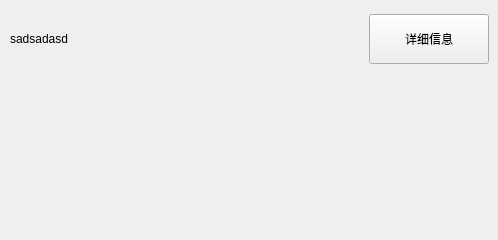
<?xml version="1.0" encoding="UTF-8"?>
<ui version="4.0">
 <class>EpackItem</class>
 <widget class="qMRMLWidget" name="EpackItem">
  <property name="geometry">
   <rect>
    <x>0</x>
    <y>0</y>
    <width>498</width>
    <height>240</height>
   </rect>
  </property>
  <property name="sizePolicy">
   <sizepolicy hsizetype="Preferred" vsizetype="Preferred">
    <horstretch>0</horstretch>
    <verstretch>0</verstretch>
   </sizepolicy>
  </property>
  <property name="maximumSize">
   <size>
    <width>60000</width>
    <height>16777215</height>
   </size>
  </property>
  <property name="styleSheet">
   <string notr="true"/>
  </property>
  <layout class="QVBoxLayout" name="verticalLayout">
   <property name="spacing">
    <number>0</number>
   </property>
   <property name="leftMargin">
    <number>10</number>
   </property>
   <property name="topMargin">
    <number>4</number>
   </property>
   <property name="rightMargin">
    <number>0</number>
   </property>
   <property name="bottomMargin">
    <number>0</number>
   </property>
   <item>
    <widget class="QWidget" name="widget" native="true">
     <property name="sizePolicy">
      <sizepolicy hsizetype="Preferred" vsizetype="Fixed">
       <horstretch>0</horstretch>
       <verstretch>0</verstretch>
      </sizepolicy>
     </property>
     <property name="minimumSize">
      <size>
       <width>0</width>
       <height>40</height>
      </size>
     </property>
     <layout class="QHBoxLayout" name="horizontalLayout">
      <property name="spacing">
       <number>40</number>
      </property>
      <property name="leftMargin">
       <number>0</number>
      </property>
      <property name="topMargin">
       <number>10</number>
      </property>
      <property name="bottomMargin">
       <number>10</number>
      </property>
      <item>
       <widget class="QLabel" name="lbl_info">
        <property name="text">
         <string>sadsadasd</string>
        </property>
        <property name="wordWrap">
         <bool>true</bool>
        </property>
       </widget>
      </item>
      <item>
       <widget class="QPushButton" name="btn_detail">
        <property name="sizePolicy">
         <sizepolicy hsizetype="Fixed" vsizetype="Fixed">
          <horstretch>0</horstretch>
          <verstretch>0</verstretch>
         </sizepolicy>
        </property>
        <property name="minimumSize">
         <size>
          <width>120</width>
          <height>50</height>
         </size>
        </property>
        <property name="text">
         <string>详细信息</string>
        </property>
        <property name="checkable">
         <bool>true</bool>
        </property>
       </widget>
      </item>
     </layout>
    </widget>
   </item>
   <item>
    <widget class="QLabel" name="lbl_content">
     <property name="text">
      <string/>
     </property>
    </widget>
   </item>
  </layout>
 </widget>
 <customwidgets>
  <customwidget>
   <class>qMRMLWidget</class>
   <extends>QWidget</extends>
   <header>qMRMLWidget.h</header>
   <container>1</container>
  </customwidget>
 </customwidgets>
 <resources/>
 <connections/>
</ui>
